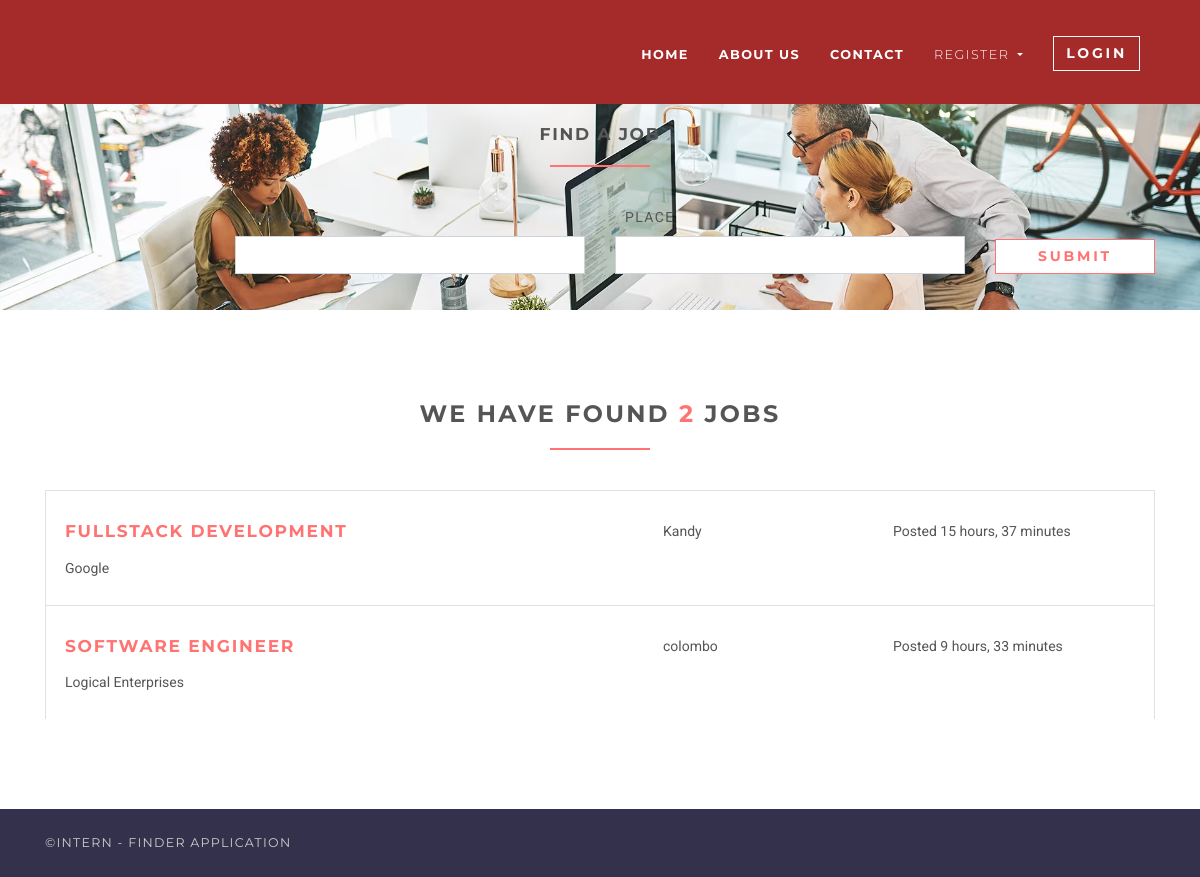
Page /jobs on the committed database.
### jobsapp/models.py (models this page shows, shortened)
class Job(models.Model):
    user = models.ForeignKey(User, on_delete=models.CASCADE)
    title = models.CharField(max_length=300)
    description = models.TextField()
    location = models.CharField(max_length=150)
    type = models.CharField(choices=JOB_TYPE, max_length=10)
    category = models.CharField(max_length=100)
    last_date = models.DateTimeField()
    company_name = models.CharField(max_length=100)
    company_description = models.CharField(max_length=300)
    website = models.CharField(max_length=100, default="")
    created_at = models.DateTimeField(default=timezone.now)
    filled = models.BooleanField(default=False)

### jobsapp/views/home.py (the view)
# urls.py: path('jobs', JobListView.as_view(), name='jobs'),
class JobListView(ListView):
    model = Job
    template_name = 'jobs/jobs.html'
    context_object_name = 'jobs'
    paginate_by = 5

### templates/jobs/jobs.html (shortened to what this page needs)
{% extends 'base.html' %}
{% load static %}
{% block content %}
    <section class="job-form-section job-form-section--compressed" style="background-image: url('{% static 'jobs4.jpg' %}');
    /* Adjust background image properties */
    background-size: cover; /* Cover the entire container */
    background-repeat: no-repeat; /* Do not repeat the image */
    background-position: center;">
        <div class="container">
            <h4 class="heading">Find a Job</h4>
            <form id="job-main-form" method="get" action="#" class="job-main-form">
                <div class="controls">
                    <div class="row align-items-end">
                        <div class="col-sm-1 col-lg-2"></div>
                        <div class="col-sm-5 col-lg-4 form-group">
                            <label for="profession">Job Role</label>
                            <input type="text" id="profession" name="profession"
                                    class="form-control">
                        </div>
                        <div class="col-sm-5 col-lg-4 form-group">
                            <label for="location">Place</label>
                            <input type="text" id="location" name="location"
                                    class="form-control">
                        </div>
                        <div class="col-sm-1 col-lg-2 form-group">
                            <button type="submit" name="name"
                                    class="btn btn-outline-white-primary job-main-form__button">
                                submit
                            </button>
                        </div>
                    </div>
                </div>
            </form>
        </div>
    </section>
    <section>
        <div class="container">
            <h3 class="heading">We have found <span class="accent">{{ jobs.count }}</span> jobs</h3>
            {% for job in jobs %}
                <div class="job-listing  ">
                    <div class="row">
                        <div class="col-md-12 col-lg-6">
                            <div class="row">
                                <div class="col-10">
                                    <h4 class="job__title"><a
                                            href="{% url 'jobs:jobs-detail' job.id %}">{{ job.title }}</a></h4>
                                    <p class="job__company">
                                        {{ job.company_name }}
                                    </p>
                                </div>
                            </div>
                        </div>
                        <div class="col-10 col-md-3 col-lg-2 ml-auto">
                            {{ job.location }}
                        </div>
                        <div class="col-10 col-md-3 col-lg-3 ml-auto">
                            <p>Posted {{ job.created_at|timesince }}</p>
                        </div>
                    </div>
                </div>
            {% endfor %}
        </div>
    </section>
{% endblock %}

### static/css/style.default.css (style rules this page uses)
html { height:100% }
body { height:100% }
section { position:relative;padding-top:90px;padding-bottom:90px }
button { cursor:pointer }
.heading { text-align:center;margin-bottom:40px }
.heading:after { content:" ";display:block;width:100px;height:2px;margin:20px auto 20px;background:#ff7473 }
a,button { -webkit-transition:all .2s ease-out;transition:all .2s ease-out }
.accent { color:#ff7473 }
.job-form-section { padding:80px 0;background:#fafafa }
.job-form-section .job-main-form { margin-bottom:40px }
.job-form-section .job-main-form label { text-transform:uppercase;letter-spacing:0.1em;margin-left:10px }
.job-form-section.job-form-section--compressed { padding:20px }
.job-form-section.job-form-section--compressed .job-main-form { margin-bottom:0 }
.job-main-form__button { margin-top:15px;display:block;width:100% }
.job-listing { border:solid 1px #dee2e6;border-bottom:none;padding-top:30px;padding-bottom:10px;padding-left:19px;padding-right:15px;clear:both;-webkit-transition:all .2s ease-out;transition:all .2s ease-out }
.job__title { margin-top:0 }
.btn { font-weight:700;font-family:"Montserrat",Helvetica,Arial,sans-serif;border:1px solid transparent;text-transform:uppercase;letter-spacing:0.2em;padding:.375rem .75rem;font-size:.875rem;line-height:1.5;border-radius:0;-webkit-transition:background-color 0.15s ease-in-out,border-color 0.15s ease-in-out,-webkit-box-shadow 0.15s ease-in-out;transition:background-color 0.15s ease-in-out,border-color 0.15s ease-in-out,-webkit-box-shadow 0.15s ease-in-out;transition:background-color 0.15s ease-in-out,border-color 0.15s ease-in-out,box-shadow 0.15s ease-in-out;transition:background-color 0.15s ease-in-out,border-color 0.15s ease-in-out,box-shadow 0.15s ease-in-out,-webkit-box-shadow 0.15s ease-in-out }
.btn-outline-white-primary { color:#ff7473;background-color:#fff;background-image:none;border-color:#ff7473 }
body { font-family:"Roboto",Helvetica,Arial,sans-serif;font-size:.875rem;font-weight:400;line-height:1.5;color:#555;background-color:#fff }
a { color:#ff7473;text-decoration:none }
h1,h2,h3,h4,h5,h6,.h1,.h2,.h3,.h4,.box-simple h3,.box-image .name h3,.box-image-text .top .name h3,.box-image-text .top .name h4,.h5,.h6 { margin-bottom:1rem;font-family:"Montserrat",Helvetica,Arial,sans-serif;font-weight:700;line-height:1.2;color:#555;text-transform:uppercase;letter-spacing:0.1em }
h3,.h3 { font-size:1.4875rem }
h4,.h4,.box-simple h3,.box-image .name h3,.box-image-text .top .name h3,.box-image-text .top .name h4 { font-size:1.0675rem }
.form-control { padding:.375rem .75rem;font-size:1rem;line-height:1.5;color:#868e96;background-color:#fff;border:1px solid #ced4da;border-radius:0;-webkit-transition:border-color ease-in-out 0.15s,-webkit-box-shadow ease-in-out 0.15s;transition:border-color ease-in-out 0.15s,-webkit-box-shadow ease-in-out 0.15s;transition:border-color ease-in-out 0.15s,box-shadow ease-in-out 0.15s;transition:border-color ease-in-out 0.15s,box-shadow ease-in-out 0.15s,-webkit-box-shadow ease-in-out 0.15s }
.form-control::placeholder { color:#868e96 }

### rows in the picture
Job: title "FULLSTACK DEVELOPMENT", company_name "Google", location "Kandy", created_at "15 hours, 37 minutes"
Job: title "SOFTWARE ENGINEER", company_name "Logical Enterprises", location "colombo", created_at "9 hours, 33 minutes"

### other values in the picture
{{ jobs.count }} "2"
